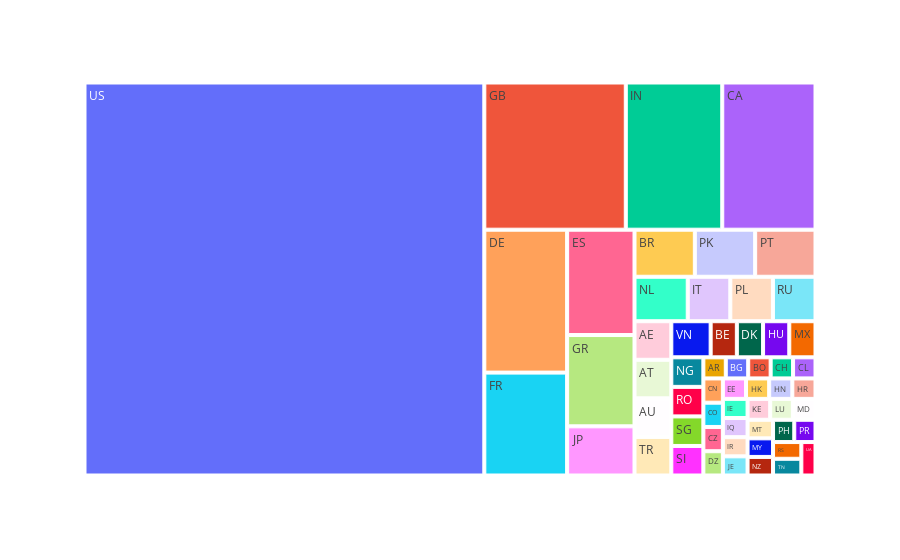

Source (notebook cell):
### Markdown cell above
Employee residence

### Code cell
px.treemap(df_salaries, path=['employee_residence'])

### Figure 1 — Plotly figure (JSON) as saved in the notebook; plotly's stock layout.template omitted (floating-point values rounded to 4 significant figures)
{"data": [{"branchvalues": "total", "domain": {"x": [0.0, 1.0], "y": [0.0, 1.0]}, "hovertemplate": "labels=%{label}<br>count=%{value}<br>parent=%{parent}<br>id=%{id}<extra></extra>", "ids": ["AE", "AR", "AT", "AU", "BE", "BG", "BO", "BR", "CA", "CH", "CL", "CN", "CO", "CZ", "DE", "DK", "DZ", "EE", "ES", "FR", "GB", "GR", "HK", "HN", "HR", "HU", "IE", "IN", "IQ", "IR", "IT", "JE", "JP", "KE", "LU", "MD", "MT", "MX", "MY", "NG", "NL", "NZ", "PH", "PK", "PL", "PR", "PT", "RO", "RS", "RU", "SG", "SI", "TN", "TR", "UA", "US", "VN"], "labels": ["AE", "AR", "AT", "AU", "BE", "BG", "BO", "BR", "CA", "CH", "CL", "CN", "CO", "CZ", "DE", "DK", "DZ", "EE", "ES", "FR", "GB", "GR", "HK", "HN", "HR", "HU", "IE", "IN", "IQ", "IR", "IT", "JE", "JP", "KE", "LU", "MD", "MT", "MX", "MY", "NG", "NL", "NZ", "PH", "PK", "PL", "PR", "PT", "RO", "RS", "RU", "SG", "SI", "TN", "TR", "UA", "US", "VN"], "name": "", "parents": ["", "", "", "", "", "", "", "", "", "", "", "", "", "", "", "", "", "", "", "", "", "", "", "", "", "", "", "", "", "", "", "", "", "", "", "", "", "", "", "", "", "", "", "", "", "", "", "", "", "", "", "", "", "", "", "", ""], "values": [3, 1, 3, 3, 2, 1, 1, 6, 29, 1, 1, 1, 1, 1, 25, 2, 1, 1, 15, 18, 44, 13, 1, 1, 1, 2, 1, 30, 1, 1, 4, 1, 7, 1, 1, 1, 1, 2, 1, 2, 5, 1, 1, 6, 4, 1, 6, 2, 1, 4, 2, 2, 1, 3, 1, 332, 3], "type": "treemap"}], "layout": {"legend": {"tracegroupgap": 0}, "margin": {"t": 60}}}
